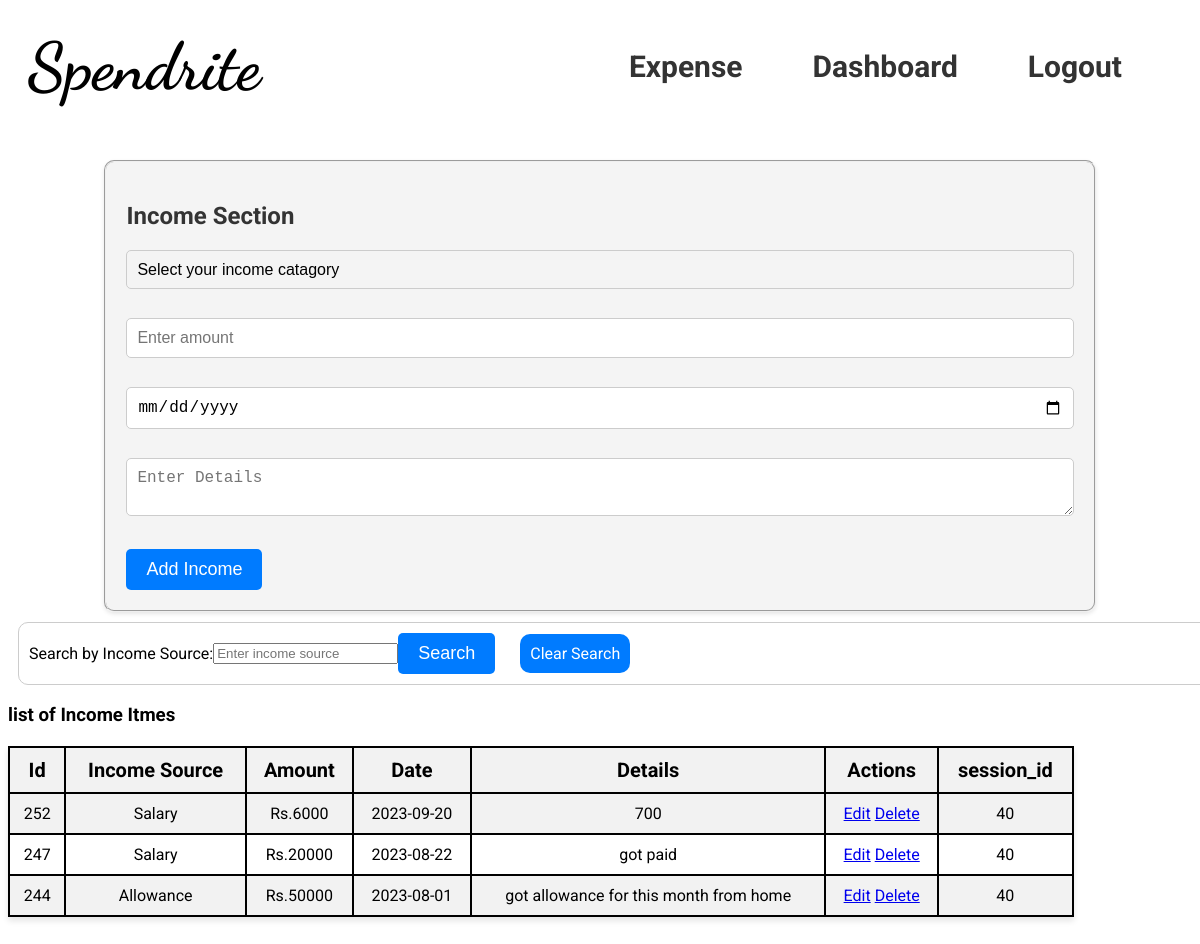
The app's page /income.php (signed in) with its own data.
### tables this page shows
CREATE TABLE `incomes` (
  `id` int(11) NOT NULL,
  `source` varchar(50) NOT NULL,
  `amount` int(50) NOT NULL,
  `created_at` date NOT NULL,
  `updated_at` date NOT NULL,
  `Details` varchar(255) NOT NULL,
  `user_id` int(11) NOT NULL
);

### income.php (the view, shortened to what this page needs)
<?php
$user_id = $_SESSION['user_id'];
?>
<!DOCTYPE html>
<html lang="en">
<head>
    <link rel="stylesheet" href="index.css">
    <link rel="stylesheet" href="table.css">
    <link rel="stylesheet" href="formstyle.css">
</head>
<body>
<header>
        <div class="header-left">
            <h1 class="header">Spendrite</h1>
        </div>
        <nav class="header-right">
            <a href="expenses.php">Expense</a>
            <a href="dashboard2.php">Dashboard</a>
            <a href="logout.php">Logout</a>
        </nav>
    </header>
    <fieldset class="container">
        <h2>Income Section</h2>
        <div>
            <form action="addincome.php" method="post" onsubmit="return validateForm()">
                <select name="source"  value="Select Income" required>
                <option value="" disabled selected hidden>Select your income catagory</option>
                </select><br><br>
                <input type="number" name="amount" id="amounts" placeholder="Enter amount" required> <br> <br>
                <input type="date" name="date"><br><br>
                <textarea type="text" name="detail" placeholder="Enter Details" ></textarea><br> <br>
                <input type="submit" value="Add Income">
            </form>
        </div>
    </fieldset>
    <form action="<?php echo strtok($_SERVER["REQUEST_URI"], '?'); ?>" method="get" class="search-form">
        <label for="search">Search by Income Source:</label>
        <div class="search-container">
            <input type="text" name="search" id="search" placeholder="Enter income source" value="<?php echo isset($search) ? $search : ''; ?>">
            <input type="submit" value="Search">
        </div>
        <a href="<?php echo strtok($_SERVER["REQUEST_URI"], '?'); ?>" class="clear-search">Clear Search</a>
    </form>
    <h3>list of Income Itmes </h3>
    <table border="1px">
        <tr>
            <th>Id</th>
            <th>Income Source</th>
            <th>Amount</th>
            <th>Date</th>
            <th>Details</th>
            <th>Actions</th>
            <th>session_id</th>
            </tr>
            <tr>
            <?php
            include 'incomedb.php';
            $search = isset($_GET['search']) ? $_GET['search'] : '';
            if ($search) {
                $sql = "SELECT * FROM incomes WHERE user_id = $user_id AND source LIKE '%$search%' ORDER BY id DESC";
            } else {
                $sql = "SELECT * FROM incomes WHERE user_id = $user_id ORDER BY id DESC";
            }
            $result = mysqli_query($conn, $sql);
            if($result){
                while($row=mysqli_fetch_assoc($result)){
                    $id=$row['id'];
                    $source=$row['source'];
                    $amount=$row['amount'];
                    $date=$row['created_at'];
                    $detail=$row['Details'];
                    $user=$row['user_id'];
                   ?>
            <td><?php echo $id?> </td>
            <td><?php echo $source ?></td>
            <td><?php echo "Rs.".$amount ?></td>
            <td><?php echo $date?></td>
            <td><?php echo $detail?></td>
            <td>
            <a href="editincome.php?id=<?php echo $id ?>">Edit</a>
            <a href="deleteincome.php?id=<?php echo $id ?>">Delete</a>
            </td>
            <td><?php echo $user?></td>
        </tr>
                   <?php
                }
            }
            ?>
    </table>
</body>
</html>

### index.css (style rules this page uses)
body { font-family: 'Roboto',sans-serif; }
header { top: 1%; margin-top: -3%; background-color: #fff; font-size: 30px; width: 100%; padding: 10px 0; display: flex; justify-content: space-between; align-items: center; }
.header { font-family: 'Dancing Script', cursive; font-size: 66px; z-index: 2; margin-left: 20px; }
.header-right { display: flex; align-items: center; }
nav a { color: #333; text-decoration: none; font-weight: bold; margin-right: 70px; }

### table.css (style rules this page uses)
table { max-width: 90%; width: 100%; border-collapse: collapse; background-color: #fff; margin-top: 20px; box-shadow: 0 4px 6px rgba(0, 0, 0, 0.1); }
th, td { border: 2px solid #000; padding: 10px; text-align: center; font-size: 16px; }
th { background-color: #f2f2f2; font-weight: bold; font-size: 20px; }
tr:nth-child(even) { background-color: #f2f2f2; }

### formstyle.css (style rules this page uses)
.container { align-items: flex-start; max-width: 80%; width: 100%; margin: 0 auto; padding: 20px; background-color: #f4f4f4; border-radius: 10px; box-shadow: 0 2px 4px rgba(0, 0, 0, 0.1); }
h2 { font-size: 24px; margin-bottom: 20px; color: #333; }
form { width: 100%; margin-right: 0; }
select, input[type="number"], input[type="date"], textarea { width: 100%; padding: 10px; margin-bottom: 10px; border: 1px solid #ccc; border-radius: 5px; font-size: 16px; box-sizing: border-box; }
select { appearance: none; background: transparent; background-image: url('path-to-your-dropdown-arrow-icon.png'); background-repeat: no-repeat; background-position: right center; }
input[type="submit"] { background-color: #007bff; color: #fff; border: none; padding: 10px 20px; border-radius: 5px; cursor: pointer; font-size: 18px; transition: background-color 0.3s; }

### income.php (style rules this page uses)
.search-form { display: flex; align-items: center; margin: 10px; padding: 10px; border: 1px solid #ccc; border-radius: 10px; }
.search-container { display: flex; align-items: center; margin-right: 10px; }
.clear-search { border-radius: 10px; padding: 10px; background-color: #007bff; text-decoration: none; color: #fff; margin-left: 15px; transition: background-color 0.3s; }

### records on screen
incomes: id "252", source "Salary", amount "6000", created_at "2023-09-20", Details "700", user "40"
incomes: id "247", source "Salary", amount "20000", created_at "2023-08-22", Details "got paid", user "40"
incomes: id "244", source "Allowance", amount "50000", created_at "2023-08-01", Details "got allowance for this month from home", user "40"
